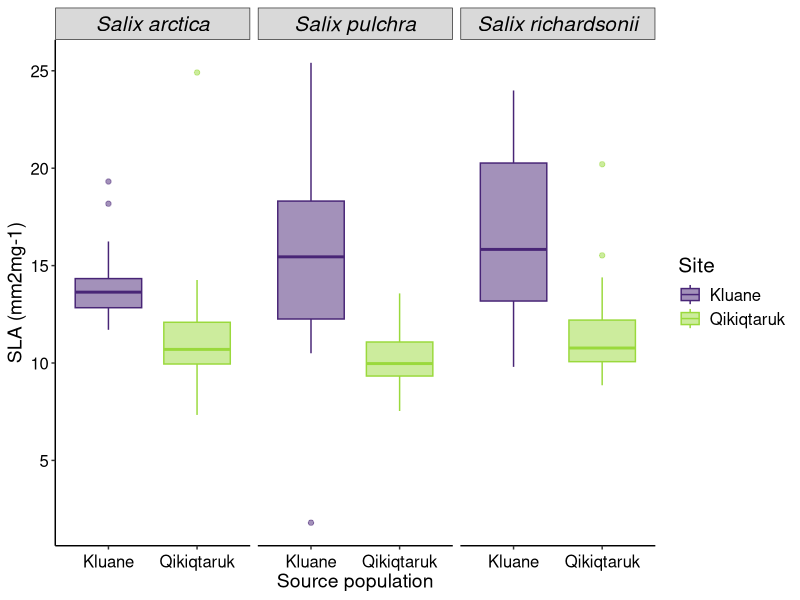
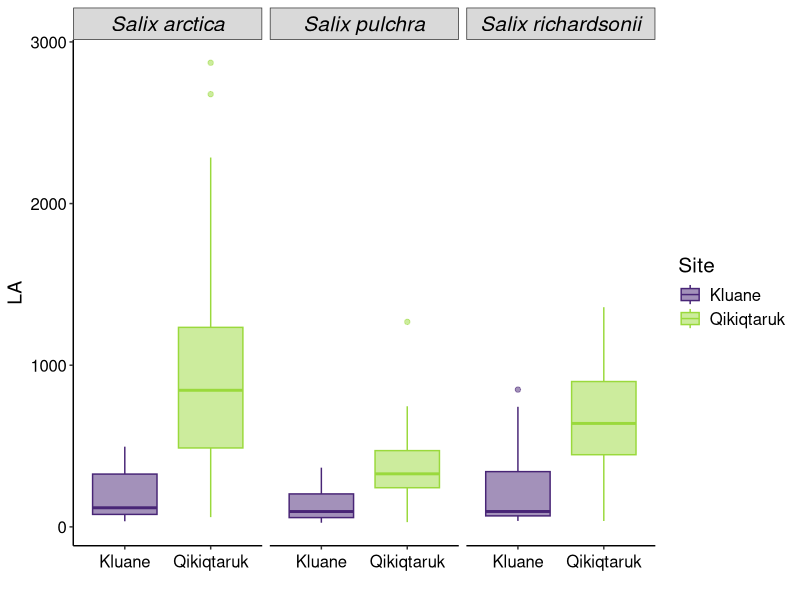
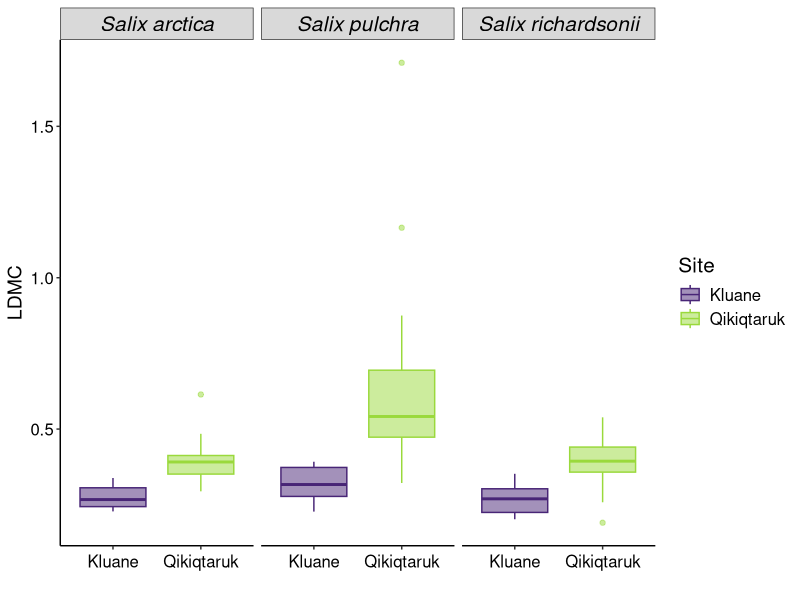
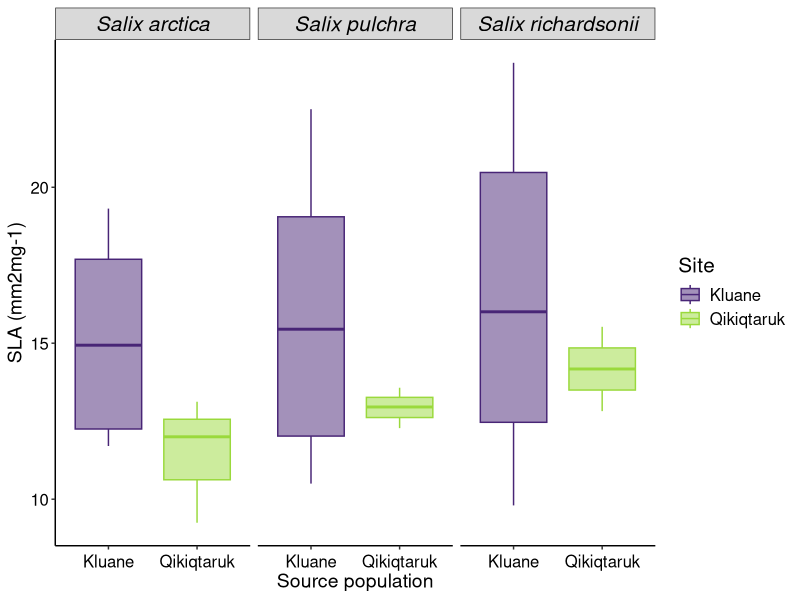
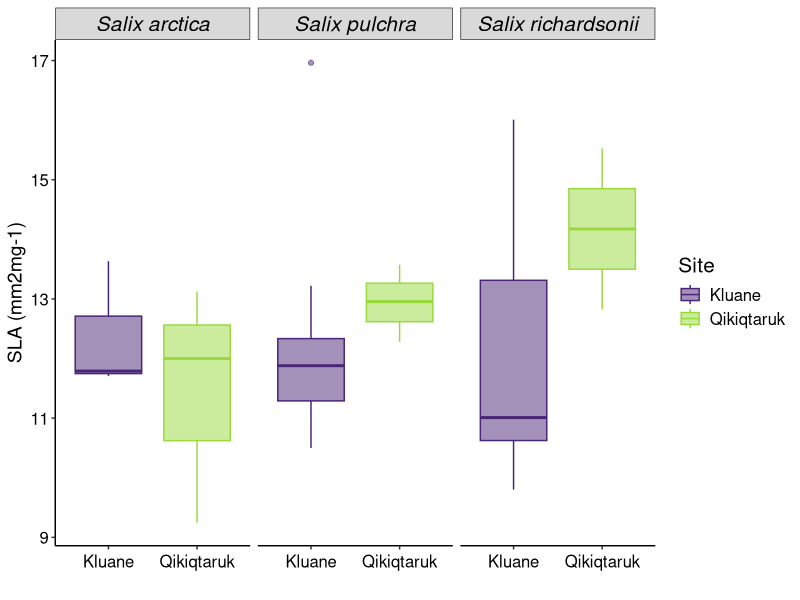
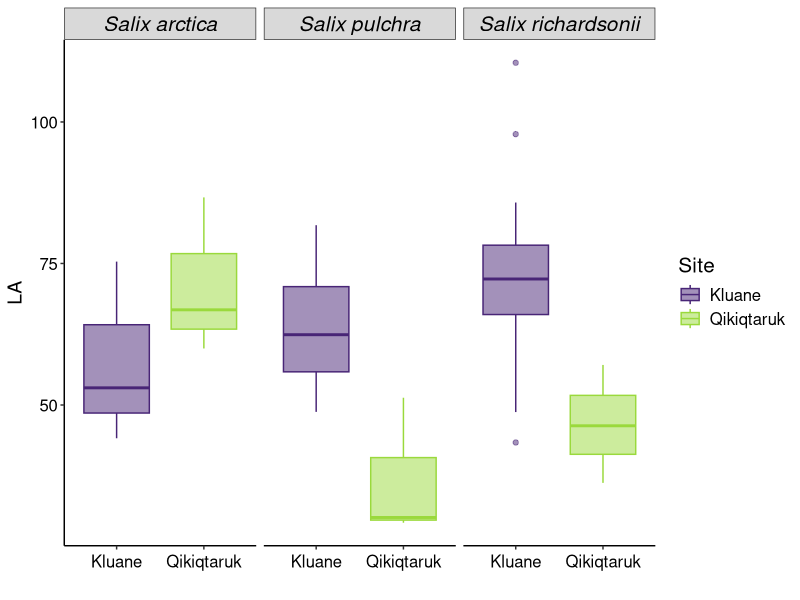

Source code (R) for these figures, in order: (Note: this script raises an error after producing the figures.)
#### Source populations
# Exploration of southern (Kluane) and northern (Qikiqtaruk) willow populations 
# Madelaine 28/11/22
# last updated: 

# 1. libraries ---- 
library(ggplot2)
library(viridis)
library(lubridate)
library(tidyverse)
library(dplyr)


# 2. data ---- 
SLA_2022 <- read.csv("data/common_garden_data_2022/field_sla_2022.csv") # source pop data from 2021-22
source_traits_2017 <- read.csv("data/source_pops/Salix_field_trait_data.csv") # source population from 2013-2017

str(SLA_2022)
str(source_traits_2017) # why oh why are the dates so terrible 

# 3. data re-org 
# minor org on data frames 
# make separate columns for date  
SLA_2022$year <-  format(as.Date(SLA_2022$date_sampled, format="%Y-%m-%d"),"%Y")
SLA_2022$month <-  format(as.Date(SLA_2022$date_sampled, format="%Y-%m-%d"),"%m")
SLA_2022$DOY <-  yday(as.POSIXct(SLA_2022$date_sampled, format = "%Y-%m-%d"))

SLA_2022 <- SLA_2022 %>% 
  mutate(Site = recode(Site, "Kluane Plateau" = 'Kluane', "Qikiqtaruk" = 'Qikiqtaruk')) %>% 
  filter(month != "08")  %>%   #filter out august observations to avoid any senescence 
 mutate(total_leaf_dry_mass_mg = total_leaf_dry_mass_g*1000) %>% # convert leaf mass per area to mg instead of g 
  mutate(LDMC_g_g = LDMC/1000) %>% # covert LDMC from mg g-1 to g g-1
  dplyr::select(-c(X, LDMC, rehydrated_leaf_sample_remarks, total_leaf_dry_mass_g, sample_remarks, dried_leaf_sample_remarks))  

source_traits_2017 <- source_traits_2017 %>% 
  dplyr::select(-Treatment) # honestly date info in this sheet is such a nightmare, just focus on year
  
str(source_traits_2017)
str(SLA_2022)
SLA_2022$DOY <- as.character(SLA_2022$DOY) # converting to character to merge because source pop data is so messed up
SLA_2022$year <- as.integer(SLA_2022$year) # converting to same variable type for merging 

# 4. merge! ----
all_source_traits_2022 <- full_join(SLA_2022, source_traits_2017, by = c("Site" = "Site", 
                                                           "Species" = "Species", 
                                                           "DOY" = "DOY",
                                                           "year" = "Year_measured",
                                                           "LA" = "Leaf_area_mm2", 
                                                           "SLA" = "SLA_mm2_mg", 
                                                           "LDMC_g_g" = "LDMC_g_g", 
                                                           "total_leaf_dry_mass_mg" = "Leaf_dry_mass_mg", 
                                                           "leaf_fresh_mass_g" = "Leaf_fresh_mass_g", 
                                                           "site_id" = "Subsite_name"
                                                           )) 
# save data 
write.csv(all_source_traits_2022,'data/source_pops/all_source_area_traits.csv')


# 6. plots ----

# data from all yeares 
(sla_all_source <- ggplot(all_source_traits_2022) +
   geom_boxplot(aes(x = Site, y = SLA, colour = Site, fill = Site, group = Site), size = 0.5, alpha = 0.5) +
   facet_grid(cols = vars(Species)) +
   ylab("SLA (mm2mg-1)") +
   xlab("Source population") +
   scale_colour_viridis_d(begin = 0.1, end = 0.85) +
   scale_fill_viridis_d(begin = 0.1, end = 0.85) +
   theme_bw() +
   theme(panel.border = element_blank(),
         panel.grid.major = element_blank(),
         panel.grid.minor = element_blank(),
         strip.text = element_text(size = 15, color = "black", face = "italic"),
         legend.title = element_text(size=15), #change legend title font size
         legend.text = element_text(size=12),
         axis.line = element_line(colour = "black"),
         axis.title = element_text(size = 14),
         axis.text.x = element_text(vjust = 0.5, size = 12, colour = "black"),
         axis.text.y = element_text(size = 12, colour = "black")))

# Leaf area 
(la_source_all <- ggplot(all_source_traits_2022) +
    geom_boxplot(aes(x = Site, y = LA, colour = Site, fill = Site, group = Site), size = 0.5, alpha = 0.5) +
    facet_grid(cols = vars(Species)) +
    ylab("LA") +
    xlab("") +
    scale_colour_viridis_d(begin = 0.1, end = 0.85) +
    scale_fill_viridis_d(begin = 0.1, end = 0.85) +
    theme_bw() +
    theme(panel.border = element_blank(),
          panel.grid.major = element_blank(),
          panel.grid.minor = element_blank(),
          strip.text = element_text(size = 15, color = "black", face = "italic"),
          legend.title = element_text(size=15), #change legend title font size
          legend.text = element_text(size=12),
          axis.line = element_line(colour = "black"),
          axis.title = element_text(size = 14),
          axis.text.x = element_text(vjust = 0.5, size = 12, colour = "black"),
          axis.text.y = element_text(size = 12, colour = "black")))

(ldmc_source_all <- ggplot(all_source_traits_2022) +
    geom_boxplot(aes(x = Site, y = LDMC_g_g, colour = Site, fill = Site, group = Site), size = 0.5, alpha = 0.5) +
    facet_grid(cols = vars(Species)) +
    ylab("LDMC") +
    xlab("") +
    scale_colour_viridis_d(begin = 0.1, end = 0.85) +
    scale_fill_viridis_d(begin = 0.1, end = 0.85) +
    theme_bw() +
    theme(panel.border = element_blank(),
          panel.grid.major = element_blank(),
          panel.grid.minor = element_blank(),
          strip.text = element_text(size = 15, color = "black", face = "italic"),
          legend.title = element_text(size=15), #change legend title font size
          legend.text = element_text(size=12),
          axis.line = element_line(colour = "black"),
          axis.title = element_text(size = 14),
          axis.text.x = element_text(vjust = 0.5, size = 12, colour = "black"),
          axis.text.y = element_text(size = 12, colour = "black")))

# only 2022 plots ====
# quick plot of ALL source populations SLA 
# field data collected 2021 for Kluane and 2022 for QHI
 # but, to be fair this includes senescing leaves, too 
 # samples in Klaune were collected 4-5  times over season - should probably pick a July value
 # samples in QHI were collected in July or senescing in Aug. 
(sla_2022_source <- ggplot(SLA_2022) +
    geom_boxplot(aes(x = Site, y = SLA, colour = Site, fill = Site, group = Site), size = 0.5, alpha = 0.5) +
    facet_grid(cols = vars(Species)) +
    ylab("SLA (mm2mg-1)") +
    xlab("Source population") +
    scale_colour_viridis_d(begin = 0.1, end = 0.85) +
    scale_fill_viridis_d(begin = 0.1, end = 0.85) +
    theme_bw() +
    theme(panel.border = element_blank(),
          panel.grid.major = element_blank(),
          panel.grid.minor = element_blank(),
          strip.text = element_text(size = 15, color = "black", face = "italic"),
          legend.title = element_text(size=15), #change legend title font size
          legend.text = element_text(size=12),
          axis.line = element_line(colour = "black"),
          axis.title = element_text(size = 14),
          axis.text.x = element_text(vjust = 0.5, size = 12, colour = "black"),
          axis.text.y = element_text(size = 12, colour = "black")))

# okay filter out to only include July values 
# need to still merge with old field data 

july_sla <- SLA_2022 %>% 
  filter(date_sampled %in% c("2022-07-26", "2022-07-25", "2021-07-06", "2021-07-19"))

(sla_source_july <- ggplot(july_sla) +
    geom_boxplot(aes(x = Site, y = SLA, colour = Site, fill = Site, group = Site), size = 0.5, alpha = 0.5) +
    facet_grid(cols = vars(Species)) +
    ylab("SLA (mm2mg-1)") +
    xlab("") +
    scale_colour_viridis_d(begin = 0.1, end = 0.85) +
    scale_fill_viridis_d(begin = 0.1, end = 0.85) +
    theme_bw() +
    theme(panel.border = element_blank(),
          panel.grid.major = element_blank(),
          panel.grid.minor = element_blank(),
          strip.text = element_text(size = 15, color = "black", face = "italic"),
          legend.title = element_text(size=15), #change legend title font size
          legend.text = element_text(size=12),
          axis.line = element_line(colour = "black"),
          axis.title = element_text(size = 14),
          axis.text.x = element_text(vjust = 0.5, size = 12, colour = "black"),
          axis.text.y = element_text(size = 12, colour = "black")))


# Leaf area 
(la_source_july <- ggplot(july_sla) +
    geom_boxplot(aes(x = Site, y = LA, colour = Site, fill = Site, group = Site), size = 0.5, alpha = 0.5) +
    facet_grid(cols = vars(Species)) +
    ylab("LA") +
    xlab("") +
    scale_colour_viridis_d(begin = 0.1, end = 0.85) +
    scale_fill_viridis_d(begin = 0.1, end = 0.85) +
    theme_bw() +
    theme(panel.border = element_blank(),
          panel.grid.major = element_blank(),
          panel.grid.minor = element_blank(),
          strip.text = element_text(size = 15, color = "black", face = "italic"),
          legend.title = element_text(size=15), #change legend title font size
          legend.text = element_text(size=12),
          axis.line = element_line(colour = "black"),
          axis.title = element_text(size = 14),
          axis.text.x = element_text(vjust = 0.5, size = 12, colour = "black"),
          axis.text.y = element_text(size = 12, colour = "black")))

# Leaf dry matter content 
(ldmc_source_july <- ggplot(july_sla) +
    geom_boxplot(aes(x = Site, y = LDMC, colour = Site, fill = Site, group = Site), size = 0.5, alpha = 0.5) +
    facet_grid(cols = vars(Species)) +
    ylab("LDMC") +
    xlab("") +
    scale_colour_viridis_d(begin = 0.1, end = 0.85) +
    scale_fill_viridis_d(begin = 0.1, end = 0.85) +
    theme_bw() +
    theme(panel.border = element_blank(),
          panel.grid.major = element_blank(),
          panel.grid.minor = element_blank(),
          strip.text = element_text(size = 15, color = "black", face = "italic"),
          legend.title = element_text(size=15), #change legend title font size
          legend.text = element_text(size=12),
          axis.line = element_line(colour = "black"),
          axis.title = element_text(size = 14),
          axis.text.x = element_text(vjust = 0.5, size = 12, colour = "black"),
          axis.text.y = element_text(size = 12, colour = "black")))
